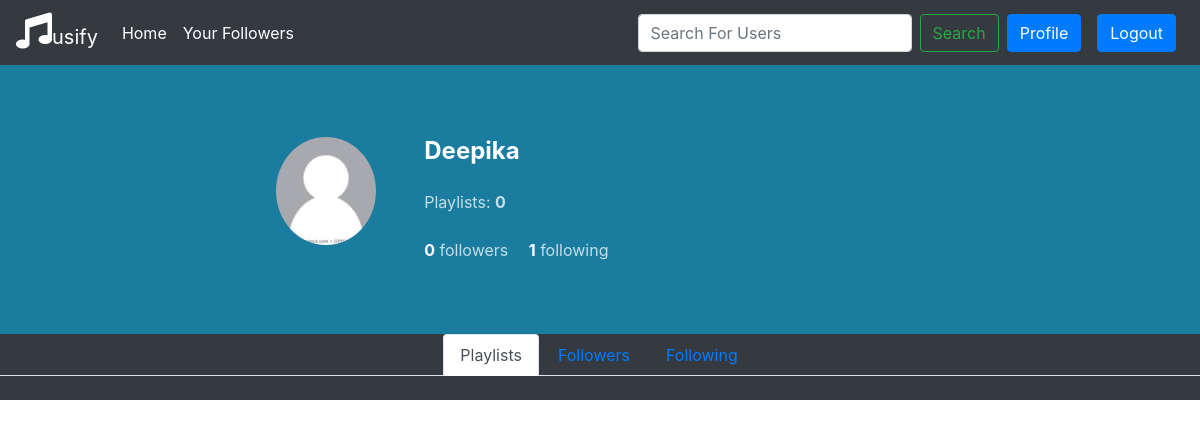
Before: /userdashboard/8 (signed in) with the older database file.
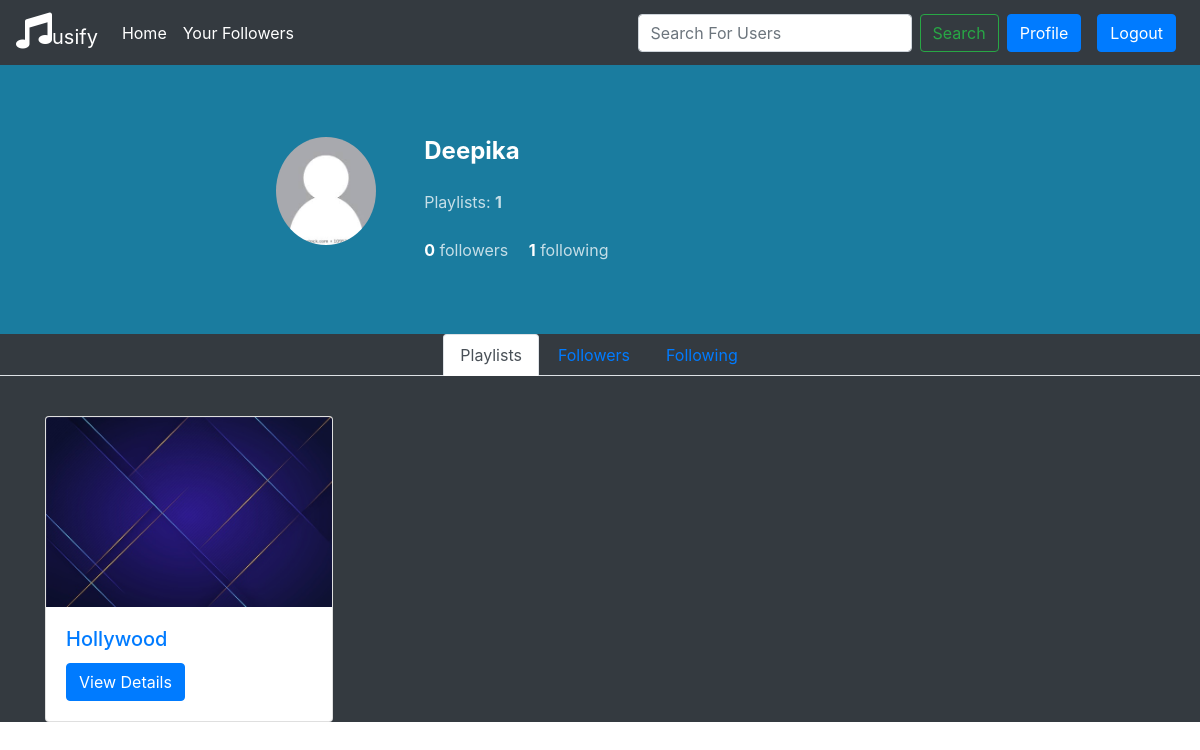
After: the same page with the newer database file.
### login/models.py (models this page shows, shortened)
class Profile(models.Model):
    user = models.OneToOneField(User, on_delete=models.CASCADE)
    image = models.ImageField(default='default.jpg', upload_to='profile_pics')
    followers = models.ManyToManyField(User, blank=True,  related_name="followers")
    following = models.ManyToManyField(
        User, blank=True, related_name="following")

### playlist/models.py (models this page shows, shortened)
class Playlist(models.Model):
    pid = models.AutoField(primary_key = True)
    user = models.ForeignKey(User, on_delete = models.CASCADE)
    title = models.CharField(max_length = 1000)
    songs = models.ManyToManyField(Song)
    status = models.IntegerField(choices=CHOICES, default=0)
    logo = models.FileField()
    date_created = models.DateTimeField(default = timezone.now())
    objects = models.Manager()

### playlist/views.py (the view)
# urls.py: path('userdashboard/<int:userid>', userdashboard, name="userdahboard"),
@login_required
def userdashboard(request, userid):
    user = User.objects.get(id = userid)
    followers = user.profile.followers.all()
    p = Playlist.objects.filter(user__id = userid)
    playlistcount = p.count()
    pl = p.filter(status = 1)
    if(request.user in followers):
        pl = p.filter(Q(status = 1) | Q(status = 2))
    return render(request, "playlist/userdashboard.html", {"user":user, "playlists":pl, "plcount":playlistcount})

### playlist/templates/playlist/userdashboard.html (shortened to what this page needs)
{% extends 'login/basic.html' %} {%block title%}{{user.username}}{{user.id}}{%endblock%} {%block body%}
<div class="ui-bg-cover ui-bg-overlay-container text-white" style="background:#00BFFF;">
    <div class="ui-bg-overlay bg-dark opacity-50"></div>
    <div class="container py-5">
        <div class="media col-md-10 col-lg-8 col-xl-7 p-0 my-4 mx-auto">
            <img src="{{user.profile.image.url}}" alt class="d-block ui-w-100 rounded-circle">
            <div class="media-body ml-5">
                <h4 class="font-weight-bold mb-4">{{user.username}}</h4>
                <div class="opacity-75 mb-4">
                    Playlists: <strong>{{plcount}}</strong>
                </div>
                <a href="#" class="d-inline-block text-white">
                    <strong>{{user.profile.followers.all|length}}</strong>
                    <span class="opacity-75">followers</span>
                </a>
                <a href="#" class="d-inline-block text-white ml-3">
                    <strong>{{user.profile.following.all|length}}</strong>
                    <span class="opacity-75">following</span>
                </a>
            </div>
        </div>
    </div>
    <div class="ui-bg-overlay-container">
        <div class="ui-bg-overlay bg-dark opacity-25"></div>
        <ul class="nav nav-tabs  justify-content-center border-transparent">
            <li class="nav-item">
                <a class="nav-link active" data-toggle="tab" href="#home">Playlists</a>
            </li>
            <li class="nav-item">
                <a class="nav-link" data-toggle="tab" href="#menu1">Followers</a>
            </li>
            <li class="nav-item">
                <a class="nav-link" data-toggle="tab" href="#menu2">Following</a>
            </li>
        </ul>
        <div class="tab-content">
            <div id="home" class="container tab-pane active"><br> {% for p in playlists%}
                <div class="card my-3" style="width: 18rem;">
                    <img class="card-img-top" src="{{p.logo.url}}" alt="Card image cap">
                    <div class="card-body">
                        <strong><h5 class="card-title text-primary">{{p.title}}</h5></strong>
                        <a href="/detailview/{{user.id}}/{{p.pid}}" class="btn btn-primary">View Details</a>
                    </div>
                </div>
                {%endfor%}
            </div>
        </div>
    </div>
</div>
{%endblock%}

### login/templates/login/basic.html (shortened to what this page needs)
<!doctype html>
<html lang="en">
<head>
    <link rel="stylesheet" href="https://use.fontawesome.com/releases/v5.7.0/css/all.css">
    <link rel="stylesheet" href="https://stackpath.bootstrapcdn.com/bootstrap/4.4.1/css/bootstrap.min.css">
</head>
<body class="bg">
    <nav class="navbar navbar-expand-lg navbar-dark bg-dark">
        <a class="navbar-brand" href="/home"><span class="fas fa-music" style="font-size:36px"></span>usify</a>
        <div class="collapse navbar-collapse" id="navbarSupportedContent">
            <ul class="navbar-nav mr-auto">
                <li class="nav-item active">
                    <a class="nav-link" href="/">Home <span class="sr-only">(current)</span></a>
                </li>
                {% if user.is_authenticated %}
                <li class="nav-item active">
                    <a class="nav-link" href="/followers">Your Followers</a>
                </li>
                {% endif %}
            </ul>
            <form class="form-inline my-2 my-lg-0" id="search" action="/searchuser">
                <input class="form-control mr-sm-2" type="search" name="searchuser" placeholder="Search For Users" aria-label="Search">
                <button class="btn btn-outline-success my-2 my-sm-0" type="submit">Search</button>
            </form>
            {% if user.is_authenticated %}
            <a class="btn btn-primary mx-2" href="{% url 'profile' %}">Profile</a>
            <a class="btn btn-primary mx-2" href="{% url 'logout' %}">Logout</a> {% else %}
            <a class="btn btn-primary mx-2" href="{% url 'login' %}">Login</a> {% endif %}
        </div>
    </nav>
        {% block body %} {% endblock %}
    <link href="https://maxcdn.bootstrapcdn.com/bootstrap/4.2.1/css/bootstrap.min.css" rel="stylesheet"> {% block js %} {% endblock %}
</body>
</html>

### login/templates/login/basic.html (style rules this page uses)
body, html { height: 100%; }
.bg { background-image: url("http://appinformers.com/wp-content/uploads/2017/03/musicaa.jpg"); height: 100%; background-position: center; background-repeat: repeat; background-size: cover; }

### playlist/templates/playlist/userdashboard.html (style rules this page uses)
.text-white { color: #fff !important; }
.ui-bg-overlay-container, .ui-bg-video-container { position: relative; }
.ui-bg-cover { background-color: transparent; background-position: center center; background-size: cover; }
.ui-bg-overlay-container .ui-bg-overlay { position: absolute; top: 0; right: 0; bottom: 0; left: 0; display: block; }
.bg-dark { background-color: rgba(24, 28, 33, 0.9) !important; }
.ui-bg-overlay-container>*, .ui-bg-video-container>* { position: relative; }
@media (min-width: 992px) { .container, .container-fluid { padding-right: 2rem; padding-left: 2rem; } }
.media, .media>:not(.media-body), .jumbotron, .card { -ms-flex-negative: 1; flex-shrink: 1; }
.d-flex, .d-inline-flex, .media, .media>:not(.media-body), .jumbotron, .card { -ms-flex-negative: 1; flex-shrink: 1; }
.ui-w-100 { width: 100px !important; height: auto; }
.font-weight-bold { font-weight: 700 !important; }
.opacity-75 { opacity: .75 !important; }
.nav-tabs:not(.nav-fill):not(.nav-justified) .nav-link, .nav-pills:not(.nav-fill):not(.nav-justified) .nav-link { margin-right: .125rem; }
.nav-tabs .nav-link.active { border-bottom-color: #fff; }

Changed rows visible on the page:
added Playlist: logo (picture), title "Hollywood"
Other visible differences:
{{ plcount }}: "0" → "1"
